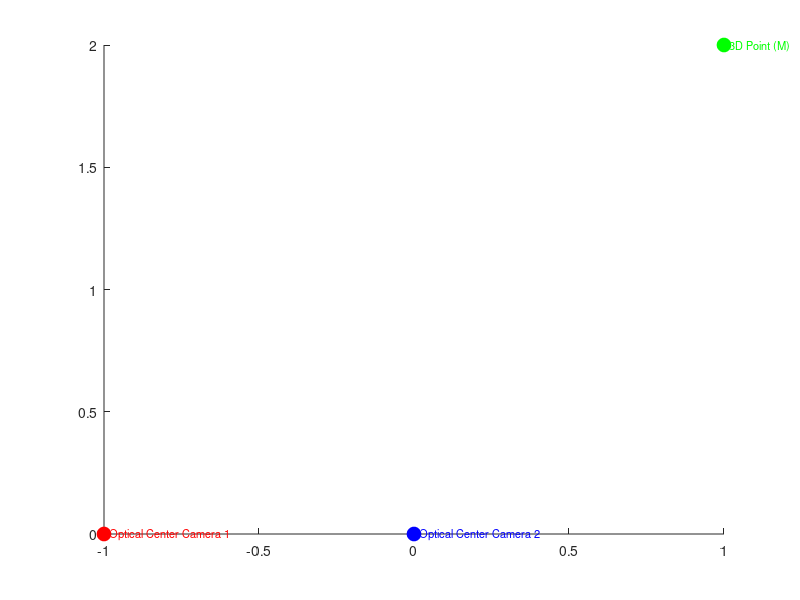

Recreate this plot in MATLAB. (Note: this script raises an error after producing the figure.)
% Camera calibration matrix (K)
focal_length = 800; % in pixels
optical_center = [320, 240]; % in pixels

K = [focal_length, 0, optical_center(1);
     0, focal_length, optical_center(2);
     0, 0, 1];

% Relative pose between cameras (rotation matrix and translation vector)
R = eye(3); % Identity rotation for simplicity
T = [1; 0; 0]; % Translation vector, adjust as needed

% Define the 3D point (M)
M = [1; 2; 3];

% Transformation matrices for both cameras
P1 = [R, -R*T];
P2 = [eye(3), -T]; % Fix the transformation matrix for the second camera

% Compute pixel coordinates using projection equations
m1_homogeneous = K * P1 * [M; 1];
m1_homogeneous = m1_homogeneous ./ m1_homogeneous(3); % Convert to inhomogeneous coordinates
m1 = m1_homogeneous(1:2);

m2_homogeneous = K * P2 * [M; 1];
m2_homogeneous = m2_homogeneous ./ m2_homogeneous(3); % Convert to inhomogeneous coordinates
m2 = m2_homogeneous(1:2);

% Plotting the 3D scene
figure;
hold on;

% Plotting optical centers
plot3(-T(1), -T(2), -T(3), 'ro', 'MarkerSize', 10, 'MarkerFaceColor', 'r'); % Optical center camera 1
text(-T(1), -T(2), -T(3), '  Optical Center Camera 1', 'Color', 'r', 'FontSize', 8);

plot3(0, 0, 0, 'bo', 'MarkerSize', 10, 'MarkerFaceColor', 'b'); % Optical center camera 2
text(0, 0, 0, '  Optical Center Camera 2', 'Color', 'b', 'FontSize', 8);

% Plotting 3D point (M)
plot3(M(1), M(2), M(3), 'go', 'MarkerSize', 10, 'MarkerFaceColor', 'g');
text(M(1), M(2), M(3), '  3D Point (M)', 'Color', 'g', 'FontSize', 8);

% Plotting image planes
image_plane = [0, 0, 1;
               640, 0, 1;
               640, 480, 1;
               0, 480, 1;
               0, 0, 1];
Verify = K * P1
Verify2 = K * P2

% Calculando a transposta de image_plane
image_plane_transpose = image_plane'

image_plane_projected1 = K * P1 * image_plane_transpose;
plot3(image_plane_projected1(1, :), image_plane_projected1(2, :), image_plane_projected1(3, :), 'k-');

image_plane_projected2 = K * P2 * image_plane_transpose;
plot3(image_plane_projected2(1, :), image_plane_projected2(2, :), image_plane_projected2(3, :), 'k-');

% Plotting rays
ray_CM1 = [0, 0, 0, M(1) - T(1); 0, 0, 0, M(2) - T(2); 0, 0, 0, M(3) - T(3)];
plot3(ray_CM1(1, :), ray_CM1(2, :), ray_CM1(3, :), 'm--');

ray_CM2 = [0, 0, 0, M(1); 0, 0, 0, M(2); 0, 0, 0, M(3)];
plot3(ray_CM2(1, :), ray_CM2(2, :), ray_CM2(3, :), 'm--');

% Plotting projected points on image planes
plot(m1(1), m1(2), 'bx', 'MarkerSize', 10, 'MarkerFaceColor', 'b');
text(m1(1), m1(2), '  Projected Point (m1)', 'Color', 'b', 'FontSize', 8);

plot(m2(1), m2(2), 'gx', 'MarkerSize', 10, 'MarkerFaceColor', 'g');
text(m2(1), m2(2), '  Projected Point (m2)', 'Color', 'g', 'FontSize', 8);

hold off;
axis equal;
grid on;
xlabel('X-axis');
ylabel('Y-axis');
zlabel('Z-axis');
title('Stereo Vision: 3D Scene with Two Cameras');

